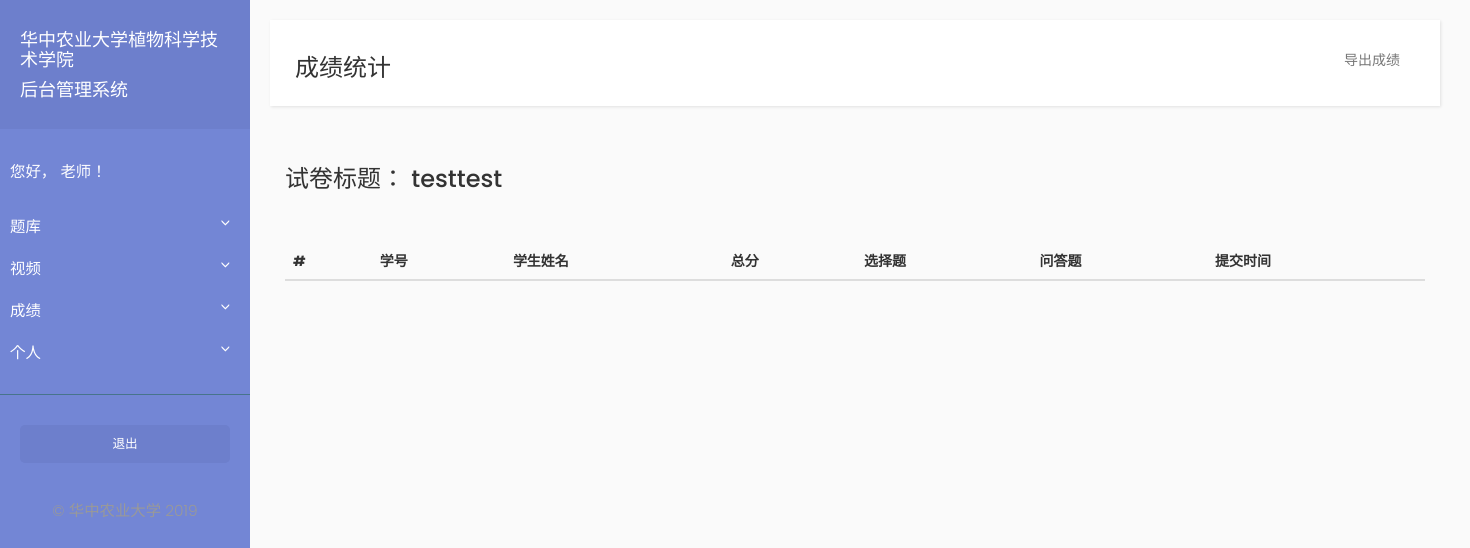
Before: /examination/paper_results/55 with the older database file.
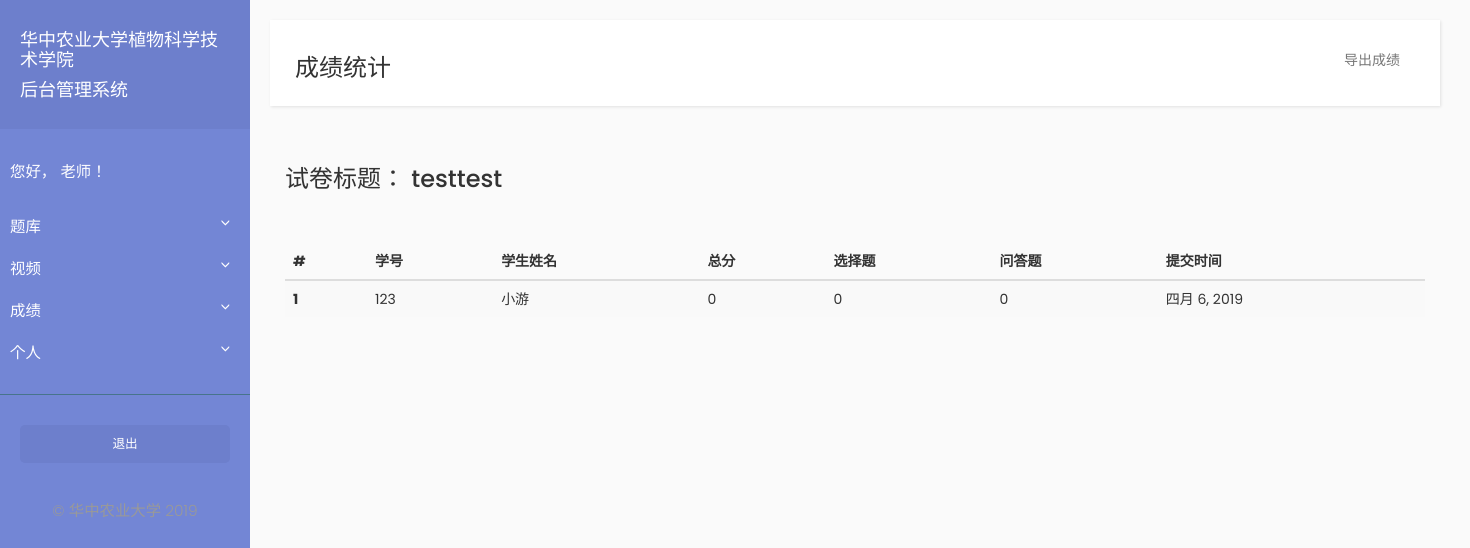
After: the same page with the newer database file.
### Student/models.py (models this page shows, shortened)
class PaperResult(models.Model):
    paper = models.ForeignKey(Paper, on_delete=models.SET_NULL, null=True)
    student = models.ForeignKey(Student, on_delete=models.SET_NULL, null=True)
    choice_question_result = models.IntegerField(default=0)
    essay_question_result = models.IntegerField(default=0)
    does_choice_question_submit = models.BooleanField(default=False)
    does_essay_question_submit = models.BooleanField(default=False)
    submit_date = models.DateField(auto_now=True)

class Student(models.Model):
    user = models.OneToOneField(User, on_delete=models.CASCADE)
    student_id = models.CharField(max_length=20)
    name = models.CharField(max_length=10)
    grade_class = models.ForeignKey(GradeClass, on_delete=models.CASCADE)
    paper_result = models.ManyToManyField(Paper, through='PaperResult')

### Examination/views.py (the view)
# urls.py: path("paper_results/<int:paper_id>", views.paper_results, name="paper_results"),
def paper_results(request, paper_id):
    try:
        paper = Paper.objects.get(pk=paper_id)
    except Paper.DoesNotExist:
        raise Http404("Paper does not exist")
    results = PaperResult.objects.filter(paper=paper)
    context = {'results': results, 'paper': paper}
    return render(request, 'examination/paper_results.html', context=context)

### Examination/templates/examination/paper_results.html (shortened to what this page needs)
{% extends "teacher/base.html" %}
{% block title_block %}
<h3>成绩统计</h3>
{% endblock %}
{% block navbar_block %}
 <div class="collapse navbar-collapse" id="bs-example-navbar-collapse-1">
    <ul class="nav navbar-nav navbar-right">
        <li><a href="{}">导出成绩</a></li>
    </ul>
</div>
{% endblock %}
{% block content_block%}
<div class="container">
    <h3>试卷标题： {{ paper.title }}</h3><br><br>
    <table class="table table-striped">
        <thead>
            <tr>
                <th scope="col">#</th>
                <th scope="col">学号</th>
                <th scope="col">学生姓名</th>
                <th scope="col">总分</th>
                <th scope="col">选择题</th>
                <th scope="col">问答题</th>
                <th scope="col">提交时间</th>
            </tr>
        </thead>
        <tbody>
            {% for result in results %}
                <tr>
                    <th scope="row">{{ forloop.counter }}</th>
                    <td>{{ result.student.student_id }}</td>
                    <td>{{ result.student.name }}</td>
                    <td>{{ result.essay_question_result|add:result.choice_question_result }}</td>
                    <td>{{ result.choice_question_result }}</td>
                    <td>{{ result.essay_question_result }}</td>
                    <td>{{ result.submit_date|date }}</td>
                </tr>
            {% endfor %}
        </tbody>
    </table>
</div>
{% endblock %}

Changed rows visible on the page:
added PaperResult: student.student_id "123", student.name "小游", essay_question_result|add "0", choice_question_result "0", essay_question_result "0", submit_date "四月 6, 2019"
